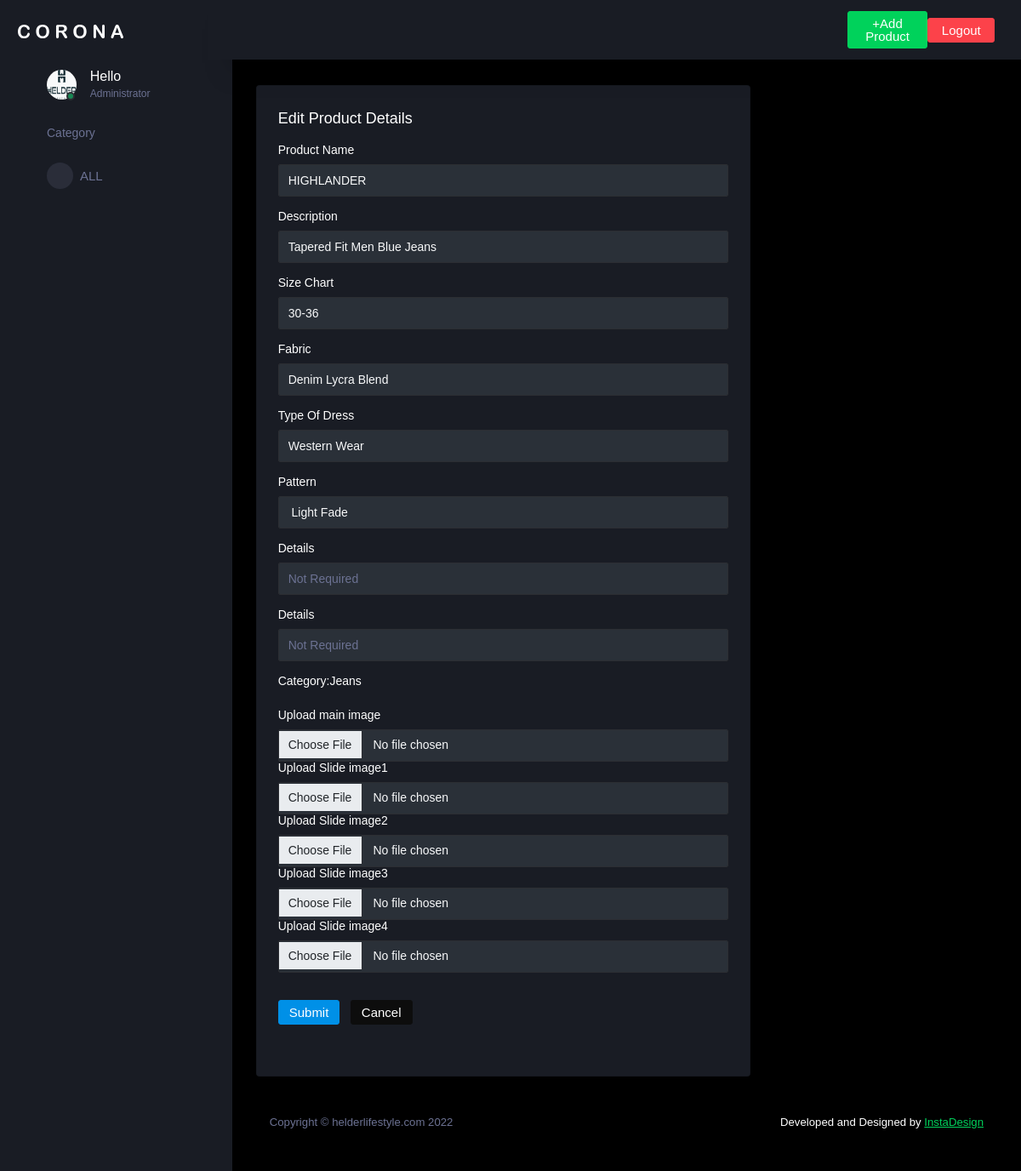
Screenshot of /helder/productedit/2/ (signed in) with the database file from the repository.
### helder/models.py (models this page shows, shortened)
class Photo(models.Model):
    class Meta:
        verbose_name = 'Photo'
        verbose_name_plural = 'Photos'
    category = models.ForeignKey(
        Category, on_delete=models.SET_NULL, null=True, blank=True)
    name = models.CharField(max_length=100, null=False, blank=False)
    image = models.ImageField(null=True, blank=True)
    image1 = models.ImageField(null=True, blank=True)
    image2 = models.ImageField(null=True, blank=True)
    image3= models.ImageField(null=True, blank=True)
    image4= models.ImageField(null=True, blank=True)
    imgname=models.CharField(max_length=500)
    date=models.CharField(max_length=100)
    size=models.CharField(max_length=500)
    description=models.CharField(max_length=500)
    detail1=models.CharField(max_length=500)
    detail2=models.CharField(max_length=500)
    detail3=models.CharField(max_length=500)
    detail4=models.CharField(max_length=500)
    detail5=models.CharField(max_length=500)

### helder/views.py (the view, shortened to what this page needs)
# urls.py: path('productedit/<str:pk>/',form2Photo, name='edit'),
@login_required(login_url='login')
def form2Photo(request,pk):
    photos = Photo.objects.get(id=pk)
    if request.method=="GET":
        photos = Photo.objects.get(id=pk)
        context = {}
        context['data']=photos
        return render(request,'helderedit.html',context)

### helder/templates/helderedit.html (shortened to what this page needs)
{%extends 'adminhome.html'%}
{%block mainpanel%}
<div class="main-panel">
  <div class="content-wrapper">
    <div class="col-8 grid-margin stretch-card">
      <div class="card">
        <div class="card-body">
          <h4 class="card-title">Edit Product Details</h4>
          <form class="forms-sample " method='POST' enctype="multipart/form-data">
            <div class="form-group">
              <label >Product Name</label>
              <input type="text" class="form-control text-light" value="{{data.imgname}}" name="imgname" placeholder="Name" required >
            </div>
            <div class="form-group">
              <label for="description">Description</label>
              <input type="text" class="form-control text-light" value="{{data.description}}" name="description" placeholder="Description" required>
            </div>
            <div class="form-group">
              <label for="size">Size Chart</label>
              <input type="text" class="form-control text-light" value="{{data.size}}" name="size" placeholder="Size" required>
            </div>
            <div class="form-group">
              <label for="fabric">Fabric</label>
              <input type="text" class="form-control text-light" value="{{data.detail1}}" name="fabric" placeholder="Fabric" required>
            </div>
            <div class="form-group">
              <label for="type">Type Of Dress</label>
              <input type="text" class="form-control text-light" value="{{data.detail2}}" name="type" placeholder="Type Of Dress" required>
            </div>
            <div class="form-group">
              <label for="pattern">Pattern</label>
              <input type="text" class="form-control text-light" value="{{data.detail3}}" name="pattern" placeholder="Pattern" required>
            </div>
            <div class="form-group">
              <label for="dtls4">Details</label>
              <input type="text" class="form-control text-light" value="{{data.detail4}}" name="dtls4" placeholder="Not Required">
            </div>
            <div class="form-group">
              <label for="dtls5">Details</label>
              <input type="text" class="form-control text-light" value="{{data.detail5}}" name="dtls5" placeholder="Not Required">
            </div>
            <div class="form-group">
              <label for="category">Category:{{data.name}}</label>
            </div>
            <div class="form-group">
              <label>Upload main image</label>
              <div class="input-group col-xs-12">
                <input type="file" name="image"  class="form-control file-upload-browse text-light" placeholder="Upload Image" >
              </div>
              <label>Upload Slide image1</label>
              <div class="input-group col-xs-12">
                <input type="file" name="image1" class="form-control file-upload-browse text-light" placeholder="Upload Image" >
              </div>
              <label>Upload Slide image2</label>
              <div class="input-group col-xs-12">
                <input type="file" name="image2" class="form-control file-upload-browse text-light" placeholder="Upload Image" >
              </div>
              <label>Upload Slide image3</label>
              <div class="input-group col-xs-12">
                <input type="file" name="image3" " class="form-control file-upload-browse text-light" placeholder="Upload Image" >
              </div>
              <label>Upload Slide image4</label>
              <div class="input-group col-xs-12">
                <input type="file" name="image4" " class="form-control file-upload-browse text-light" placeholder="Upload Image">
              </div>
            </div>
            <div class="form-group">
              <button type="submit" class="btn btn-primary me-2">Submit</button>
              <a href="{% url 'adhome' %}" class="btn btn-dark my-3">Cancel</a>
          </form>
        </div>
      </div>
    </div>
  </div>
  <footer class="footer">
    <div class="d-sm-flex justify-content-center justify-content-sm-between">
      <span class="text-muted d-block text-center text-sm-left d-sm-inline-block">Copyright © helderlifestyle.com
        2022</span>
      <span class="float-none float-sm-right d-block mt-1 mt-sm-0 text-center">Developed and Designed by <a
          href="">InstaDesign</a></span>
    </div>
  </footer>
</div>
{%endblock mainpanel%}

### rows the page displays
Photo: imgname "HIGHLANDER", description "Tapered Fit Men Blue Jeans", size "30-36", fabric "Denim Lycra Blend", type "Western Wear", pattern "Light Fade", name "Jeans"
